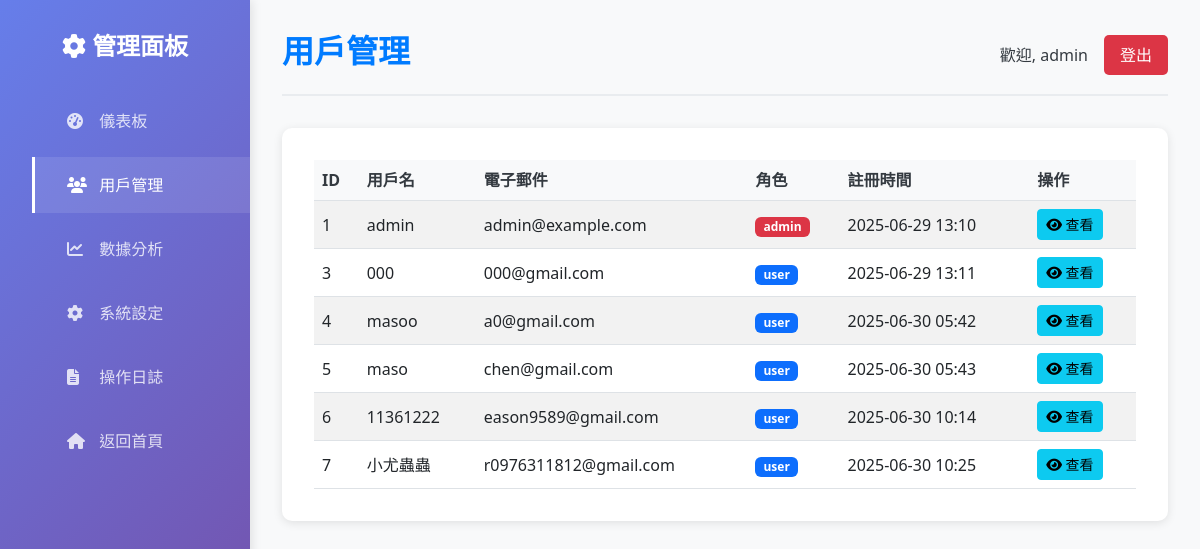
/admin/users (signed in), run on an earlier commit of the app's database.
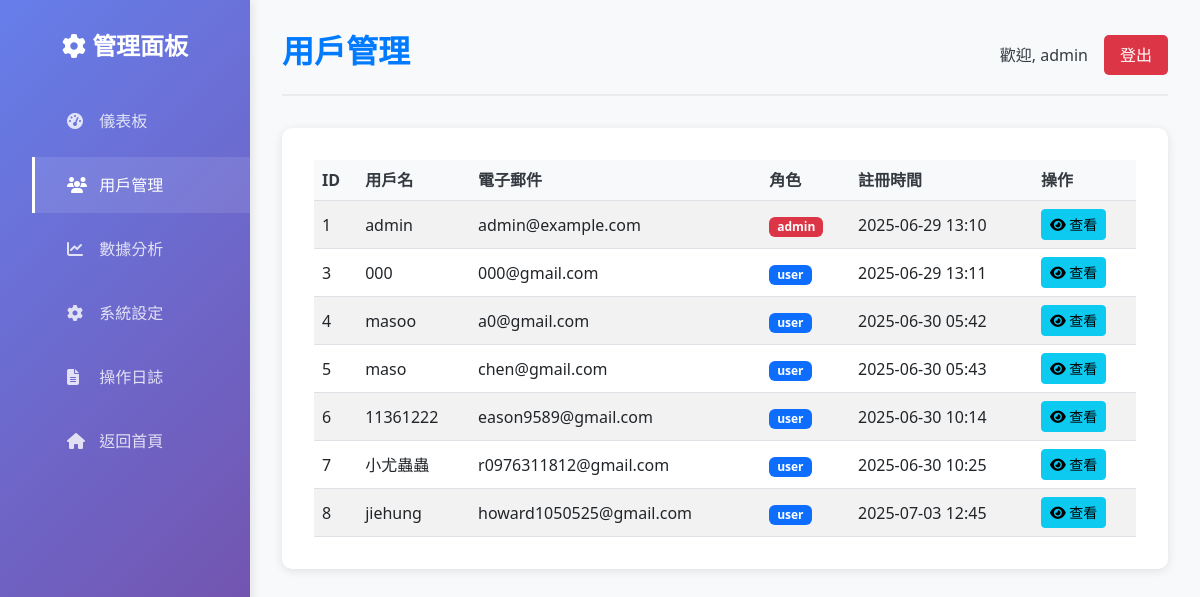
And on a later commit of the database.
### models.py (models this page shows, shortened)
class User(db.Model, UserMixin):
    __tablename__ = 'users'
    id = db.Column(db.Integer, primary_key=True)
    username = db.Column(db.String(80), unique=True, nullable=False)
    email = db.Column(db.String(120), unique=True, nullable=False)
    password_hash = db.Column(db.String(256), nullable=False)
    role = db.Column(db.String(20), nullable=False, default='user') # 'user' or 'admin'
    created_at = db.Column(db.DateTime, default=datetime.utcnow)

### admin.py (the view)
@admin_bp.route('/users')
@admin_required
def users():
    page = request.args.get('page', 1, type=int)
    per_page = 20
    users = User.query.paginate(
        page=page, per_page=per_page, error_out=False
    )
    log_admin_action(f"Viewed users list (page {page})")
    return render_template('admin_users.html', users=users)

### admin.py (called while the page is built)
def admin_required(f):
    @wraps(f)
    @login_required
    def decorated_function(*args, **kwargs):
        if current_user.role != 'admin':
            abort(403)
        return f(*args, **kwargs)
    return decorated_function

def log_admin_action(action):
    admin_log = AdminLog(
        admin_id=current_user.id,
        action=action,
        timestamp=datetime.utcnow()
    )
    db.session.add(admin_log)
    db.session.commit()

### app.py (called while the page is built)
@login_manager.user_loader
def load_user(user_id):
    return db.session.get(User, int(user_id))

### templates/admin_users.html (shortened to what this page needs)
<!DOCTYPE html>
<html lang="zh-Hant">
<head>
    <link rel="stylesheet" href="https://cdnjs.cloudflare.com/ajax/libs/font-awesome/6.4.2/css/all.min.css">
    <link rel="stylesheet" href="https://cdnjs.cloudflare.com/ajax/libs/bootstrap/5.3.0/css/bootstrap.min.css">
    <link rel="stylesheet" href="{{ url_for('static', filename='css/admin.css') }}">
</head>
<body>
    <div class="admin-container">
        <aside class="sidebar">
            <h2><i class="fas fa-cog"></i> 管理面板</h2>
            <ul>
                <li><a href="{{ url_for('admin.dashboard') }}"><i class="fas fa-tachometer-alt"></i> 儀表板</a></li>
                <li><a href="{{ url_for('admin.users') }}" class="active"><i class="fas fa-users"></i> 用戶管理</a></li>
                <li><a href="{{ url_for('admin.analytics') }}"><i class="fas fa-chart-line"></i> 數據分析</a></li>
                <li><a href="{{ url_for('admin.settings') }}"><i class="fas fa-cog"></i> 系統設定</a></li>
                <li><a href="{{ url_for('admin.logs') }}"><i class="fas fa-file-alt"></i> 操作日誌</a></li>
                <li><a href="{{ url_for('index') }}"><i class="fas fa-home"></i> 返回首頁</a></li>
            </ul>
        </aside>
        <main class="main-content">
            <header class="header">
                <h1>用戶管理</h1>
                <div>
                    <span>歡迎, {{ current_user.username }}</span>
                    <a href="{{ url_for('auth.logout') }}" class="logout-btn">登出</a>
                </div>
            </header>
            <section class="users-section">
                <div class="table-responsive">
                    <table class="table table-striped">
                        <thead>
                            <tr>
                                <th>ID</th>
                                <th>用戶名</th>
                                <th>電子郵件</th>
                                <th>角色</th>
                                <th>註冊時間</th>
                                <th>操作</th>
                            </tr>
                        </thead>
                        <tbody>
                            {% for user in users.items %}
                            <tr>
                                <td>{{ user.id }}</td>
                                <td>{{ user.username }}</td>
                                <td>{{ user.email }}</td>
                                <td>
                                    <span class="badge {% if user.role == 'admin' %}bg-danger{% else %}bg-primary{% endif %}">
                                        {{ user.role }}
                                    </span>
                                </td>
                                <td>{{ user.created_at.strftime('%Y-%m-%d %H:%M') }}</td>
                                <td>
                                    <a href="{{ url_for('admin.user_detail', user_id=user.id) }}" class="btn btn-sm btn-info">
                                        <i class="fas fa-eye"></i> 查看
                                    </a>
                                </td>
                            </tr>
                            {% endfor %}
                        </tbody>
                    </table>
                </div>
            </section>
        </main>
    </div>
</body>
</html>

### static/css/admin.css (style rules this page uses)
:root { --primary-color: #007bff; --secondary-color: #6c757d; --success-color: #28a745; --danger-color: #dc3545; --warning-color: #ffc107; --info-color: #17a2b8; --dark-color: #343a40; --light-color: #f8f9fa; --sidebar-width: 250px; }
* { margin: 0; padding: 0; box-sizing: border-box; }
body { font-family: 'Segoe UI', Tahoma, Geneva, Verdana, sans-serif; background-color: var(--light-color); color: var(--dark-color); }
.admin-container { display: flex; min-height: 100vh; }
.sidebar { width: var(--sidebar-width); background: linear-gradient(135deg, #667eea 0%, #764ba2 100%); color: white; padding: 2rem 0; position: fixed; height: 100vh; overflow-y: auto; box-shadow: 2px 0 10px rgba(0, 0, 0, 0.1); }
.sidebar h2 { text-align: center; margin-bottom: 2rem; font-size: 1.5rem; font-weight: 600; }
.sidebar ul { list-style: none; }
.sidebar ul li { margin: 0.5rem 0; }
.sidebar ul li a { display: block; padding: 1rem 2rem; color: rgba(255, 255, 255, 0.8); text-decoration: none; transition: all 0.3s ease; border-left: 3px solid transparent; }
.sidebar ul li a:hover, .sidebar ul li a.active { background-color: rgba(255, 255, 255, 0.1); color: white; border-left-color: white; }
.sidebar ul li a i { margin-right: 0.5rem; width: 20px; }
.main-content { margin-left: var(--sidebar-width); flex: 1; padding: 2rem; background-color: var(--light-color); }
.header { display: flex; justify-content: space-between; align-items: center; margin-bottom: 2rem; padding-bottom: 1rem; border-bottom: 2px solid #e9ecef; }
.header h1 { color: var(--primary-color); font-size: 2rem; font-weight: 600; }
.header div { display: flex; align-items: center; gap: 1rem; }
.logout-btn { background: var(--danger-color); color: white; padding: 0.5rem 1rem; text-decoration: none; border-radius: 5px; transition: background-color 0.3s ease; }
.table { margin: 0; }
.table th { background-color: var(--light-color); color: var(--dark-color); font-weight: 600; border-top: none; }
.table td { vertical-align: middle; }
.badge { font-size: 0.75rem; padding: 0.25rem 0.5rem; }
.users-section { background: white; padding: 2rem; border-radius: 10px; box-shadow: 0 2px 10px rgba(0, 0, 0, 0.1); }

What changed in the data, as far as the page shows it:
added User: id "8", username "jiehung", email "howard1050525@gmail.com", role "user", created_at "2025-07-03 12:45"
